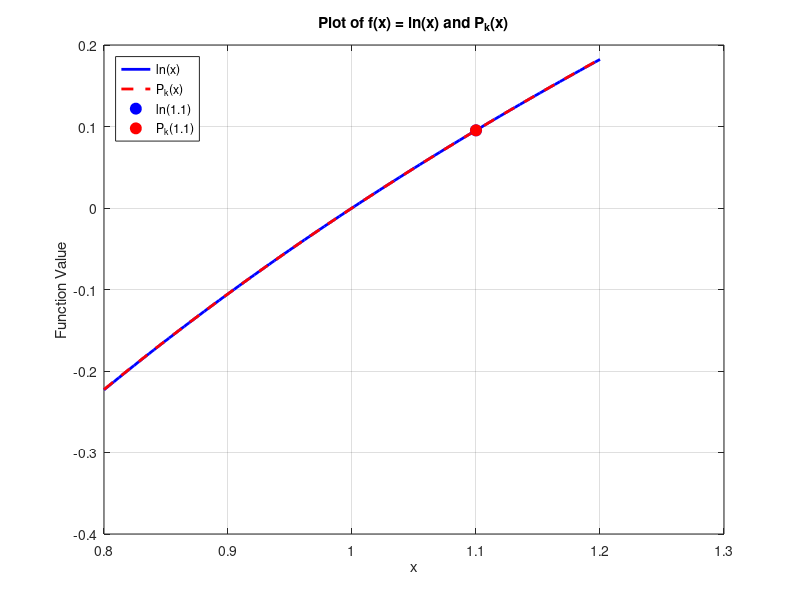

Write MATLAB code to recreate this figure.
% Plots f(x) = ln(x) against its 3rd-degree Taylor polynomial centered at
% x = 1, with (1.1, ln(1.1)) and (1.1, P_3(1.1)) marked.
%
% P_3(x) = (x - 1) - (x - 1)^2 / 2 + (x - 1)^3 / 3
%
% The 3rd-degree polynomial is the lowest degree whose error bound on
% [0.8, 1.2] stays below 1e-4.

% Define the function and polynomial
f  = @(x) log(x);
Pk = @(x) (x - 1) - ((x - 1).^2) / 2 + ((x - 1).^3) / 3;

% Define the x range
x = linspace(0.8, 1.2, 100);

% Compute function values
y_f  = f(x);
y_Pk = Pk(x);

% Plot the curves
figure;
plot(x, y_f,  'b',   'LineWidth', 2); hold on;
plot(x, y_Pk, 'r--', 'LineWidth', 2);

% Mark the points (1.1, ln(1.1)) and (1.1, P_k(1.1))
x_mark    = 1.1;
y_f_mark  = f(x_mark);
y_Pk_mark = Pk(x_mark);
plot(x_mark, y_f_mark,  'bo', 'MarkerSize', 8, 'MarkerFaceColor', 'b');
plot(x_mark, y_Pk_mark, 'ro', 'MarkerSize', 8, 'MarkerFaceColor', 'r');

% Labels and title
xlabel('x');
ylabel('Function Value');
title('Plot of f(x) = ln(x) and P_k(x)');
legend('ln(x)', 'P_k(x)', 'ln(1.1)', 'P_k(1.1)', 'Location', 'NorthWest');
grid on;
hold off;
